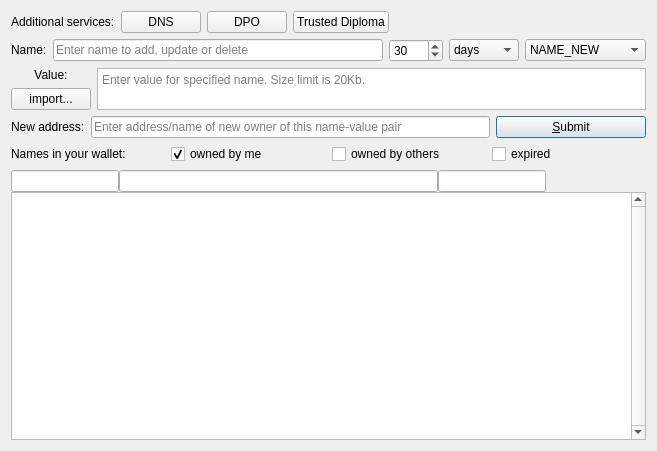
<?xml version="1.0" encoding="UTF-8"?>
<ui version="4.0">
 <class>ManageNamesPage</class>
 <widget class="QDialog" name="ManageNamesPage">
  <property name="geometry">
   <rect>
    <x>0</x>
    <y>0</y>
    <width>657</width>
    <height>451</height>
   </rect>
  </property>
  <property name="sizePolicy">
   <sizepolicy hsizetype="Preferred" vsizetype="Preferred">
    <horstretch>0</horstretch>
    <verstretch>0</verstretch>
   </sizepolicy>
  </property>
  <property name="windowTitle">
   <string>Manage Names</string>
  </property>
  <layout class="QVBoxLayout" name="verticalLayout_3">
   <item>
    <layout class="QHBoxLayout" name="hboxTopToolbar">
     <item>
      <widget class="QLabel" name="labelPrepareRecords">
       <property name="text">
        <string>Additional services:</string>
       </property>
      </widget>
     </item>
     <item>
      <widget class="QPushButton" name="btnManageDomains">
       <property name="toolTip">
        <string>Host your domains in EmerDNS system</string>
       </property>
       <property name="text">
        <string>DNS</string>
       </property>
       <property name="icon">
        <iconset resource="../bitcoin.qrc">
         <normaloff>:/icons/EmerDNS-32.png</normaloff>:/icons/EmerDNS-32.png</iconset>
       </property>
      </widget>
     </item>
     <item>
      <widget class="QPushButton" name="btnDpo">
       <property name="toolTip">
        <string>Protect your rights using Digital Proof of Ownership.</string>
       </property>
       <property name="text">
        <string>DPO</string>
       </property>
       <property name="icon">
        <iconset resource="../bitcoin.qrc">
         <normaloff>:/icons/DPO-32.png</normaloff>:/icons/DPO-32.png</iconset>
       </property>
      </widget>
     </item>
     <item>
      <widget class="QPushButton" name="btnTrustedDiploma">
       <property name="toolTip">
        <string>Trusted Diploma</string>
       </property>
       <property name="text">
        <string>Trusted Diploma</string>
       </property>
       <property name="icon">
        <iconset resource="../bitcoin.qrc">
         <normaloff>:/icons/Trusted-diploma-16-monochrome.png</normaloff>:/icons/Trusted-diploma-16-monochrome.png</iconset>
       </property>
      </widget>
     </item>
     <item>
      <spacer name="hSpacerToolbar">
       <property name="orientation">
        <enum>Qt::Horizontal</enum>
       </property>
       <property name="sizeHint" stdset="0">
        <size>
         <width>40</width>
         <height>20</height>
        </size>
       </property>
      </spacer>
     </item>
    </layout>
   </item>
   <item>
    <layout class="QHBoxLayout" name="horizontalLayout">
     <item>
      <widget class="QLabel" name="label_4">
       <property name="sizePolicy">
        <sizepolicy hsizetype="Preferred" vsizetype="Maximum">
         <horstretch>0</horstretch>
         <verstretch>0</verstretch>
        </sizepolicy>
       </property>
       <property name="text">
        <string>Name:</string>
       </property>
       <property name="alignment">
        <set>Qt::AlignLeading|Qt::AlignLeft|Qt::AlignVCenter</set>
       </property>
      </widget>
     </item>
     <item>
      <widget class="QValidatedLineEdit" name="registerName">
       <property name="toolTip">
        <string>Enter name to add, update or delete</string>
       </property>
       <property name="text">
        <string notr="true"/>
       </property>
       <property name="placeholderText">
        <string>Enter name to add, update or delete</string>
       </property>
      </widget>
     </item>
     <item>
      <widget class="QSpinBox" name="registerTimeUnits">
       <property name="toolTip">
        <string>&lt;html&gt;&lt;head/&gt;&lt;body&gt;&lt;p&gt;Set number of days that will be added to name expire time.&lt;/p&gt;&lt;/body&gt;&lt;/html&gt;</string>
       </property>
       <property name="maximum">
        <number>9999</number>
       </property>
       <property name="value">
        <number>30</number>
       </property>
      </widget>
     </item>
     <item>
      <widget class="QComboBox" name="txTimeTypeSelector">
       <property name="currentIndex">
        <number>0</number>
       </property>
       <item>
        <property name="text">
         <string>days</string>
        </property>
       </item>
       <item>
        <property name="text">
         <string>months</string>
        </property>
       </item>
       <item>
        <property name="text">
         <string>years</string>
        </property>
       </item>
      </widget>
     </item>
     <item>
      <widget class="QComboBox" name="txTypeSelector">
       <property name="toolTip">
        <string>Choose operation for specified name to perform after you click on 'Submit' button</string>
       </property>
       <property name="currentIndex">
        <number>0</number>
       </property>
       <item>
        <property name="text">
         <string>NAME_NEW</string>
        </property>
       </item>
       <item>
        <property name="text">
         <string>NAME_UPDATE</string>
        </property>
       </item>
       <item>
        <property name="text">
         <string>NAME_DELETE</string>
        </property>
       </item>
      </widget>
     </item>
    </layout>
   </item>
   <item>
    <layout class="QHBoxLayout" name="horizontalLayout_3">
     <item>
      <layout class="QVBoxLayout" name="verticalLayout">
       <item>
        <widget class="QLabel" name="labelValue">
         <property name="sizePolicy">
          <sizepolicy hsizetype="Preferred" vsizetype="Maximum">
           <horstretch>0</horstretch>
           <verstretch>0</verstretch>
          </sizepolicy>
         </property>
         <property name="toolTip">
          <string>Shows how many % of maximum length used</string>
         </property>
         <property name="text">
          <string>Value:</string>
         </property>
         <property name="alignment">
          <set>Qt::AlignCenter</set>
         </property>
        </widget>
       </item>
       <item>
        <widget class="QPushButton" name="importValueButton">
         <property name="toolTip">
          <string>Import value from file on disk</string>
         </property>
         <property name="text">
          <string>import...</string>
         </property>
         <property name="icon">
          <iconset resource="../bitcoin.qrc">
           <normaloff>:/icons/open</normaloff>:/icons/open</iconset>
         </property>
        </widget>
       </item>
      </layout>
     </item>
     <item>
      <widget class="QPlainTextEdit" name="registerValue">
       <property name="sizePolicy">
        <sizepolicy hsizetype="Expanding" vsizetype="Ignored">
         <horstretch>0</horstretch>
         <verstretch>0</verstretch>
        </sizepolicy>
       </property>
       <property name="toolTip">
        <string/>
       </property>
       <property name="placeholderText">
        <string>Enter value for specified name. Size limit is 20Kb.</string>
       </property>
      </widget>
     </item>
    </layout>
   </item>
   <item>
    <layout class="QHBoxLayout" name="horizontalLayout_4">
     <item>
      <widget class="QLabel" name="labelAddress">
       <property name="enabled">
        <bool>true</bool>
       </property>
       <property name="sizePolicy">
        <sizepolicy hsizetype="Preferred" vsizetype="Maximum">
         <horstretch>0</horstretch>
         <verstretch>0</verstretch>
        </sizepolicy>
       </property>
       <property name="text">
        <string>New address:</string>
       </property>
       <property name="alignment">
        <set>Qt::AlignLeading|Qt::AlignLeft|Qt::AlignVCenter</set>
       </property>
      </widget>
     </item>
     <item>
      <widget class="QValidatedLineEdit" name="registerAddress">
       <property name="enabled">
        <bool>true</bool>
       </property>
       <property name="toolTip">
        <string>&lt;html&gt;&lt;head/&gt;&lt;body&gt;&lt;p&gt;Enter address/name of new owner, or leave blank to send to yourself.&lt;/p&gt;&lt;/body&gt;&lt;/html&gt;</string>
       </property>
       <property name="text">
        <string notr="true"/>
       </property>
       <property name="placeholderText">
        <string>Enter address/name of new owner of this name-value pair</string>
       </property>
      </widget>
     </item>
     <item>
      <widget class="QPushButton" name="submitNameButton">
       <property name="sizePolicy">
        <sizepolicy hsizetype="Fixed" vsizetype="Fixed">
         <horstretch>0</horstretch>
         <verstretch>0</verstretch>
        </sizepolicy>
       </property>
       <property name="minimumSize">
        <size>
         <width>150</width>
         <height>0</height>
        </size>
       </property>
       <property name="toolTip">
        <string>&lt;html&gt;&lt;head/&gt;&lt;body&gt;&lt;p&gt;This will send name_new or name_update transaction (if you already did name_new).&lt;/p&gt;&lt;/body&gt;&lt;/html&gt;</string>
       </property>
       <property name="layoutDirection">
        <enum>Qt::LeftToRight</enum>
       </property>
       <property name="text">
        <string>&amp;Submit</string>
       </property>
       <property name="icon">
        <iconset resource="../bitcoin.qrc">
         <normaloff>:/icons/send</normaloff>:/icons/send</iconset>
       </property>
       <property name="default">
        <bool>true</bool>
       </property>
      </widget>
     </item>
    </layout>
   </item>
   <item>
    <layout class="QHBoxLayout" name="horizontalLayout_5">
     <item>
      <widget class="QLabel" name="label_5">
       <property name="sizePolicy">
        <sizepolicy hsizetype="Preferred" vsizetype="Maximum">
         <horstretch>0</horstretch>
         <verstretch>0</verstretch>
        </sizepolicy>
       </property>
       <property name="text">
        <string>Names in your wallet:</string>
       </property>
       <property name="alignment">
        <set>Qt::AlignLeading|Qt::AlignLeft|Qt::AlignVCenter</set>
       </property>
       <property name="buddy">
        <cstring>tableView</cstring>
       </property>
      </widget>
     </item>
     <item>
      <widget class="QCheckBox" name="cbMyNames">
       <property name="text">
        <string>owned by me</string>
       </property>
       <property name="checked">
        <bool>true</bool>
       </property>
      </widget>
     </item>
     <item>
      <widget class="QCheckBox" name="cbOtherNames">
       <property name="text">
        <string>owned by others</string>
       </property>
      </widget>
     </item>
     <item>
      <widget class="QCheckBox" name="cbExpired">
       <property name="text">
        <string>expired</string>
       </property>
      </widget>
     </item>
    </layout>
   </item>
   <item>
    <layout class="QVBoxLayout" name="verticalLayout_2">
     <property name="spacing">
      <number>0</number>
     </property>
     <item>
      <layout class="QHBoxLayout" name="horizontalLayout_2">
       <property name="spacing">
        <number>0</number>
       </property>
       <item>
        <widget class="QValidatedLineEdit" name="nameFilter">
         <property name="sizePolicy">
          <sizepolicy hsizetype="Fixed" vsizetype="Fixed">
           <horstretch>0</horstretch>
           <verstretch>0</verstretch>
          </sizepolicy>
         </property>
         <property name="toolTip">
          <string>Enter part of name to search for</string>
         </property>
         <property name="text">
          <string notr="true"/>
         </property>
        </widget>
       </item>
       <item>
        <widget class="QValidatedLineEdit" name="valueFilter">
         <property name="toolTip">
          <string>Enter part of value to search for</string>
         </property>
         <property name="text">
          <string notr="true"/>
         </property>
        </widget>
       </item>
       <item>
        <widget class="QValidatedLineEdit" name="addressFilter">
         <property name="sizePolicy">
          <sizepolicy hsizetype="Fixed" vsizetype="Fixed">
           <horstretch>0</horstretch>
           <verstretch>0</verstretch>
          </sizepolicy>
         </property>
         <property name="toolTip">
          <string>Enter Rngcoin address (or prefix of it)</string>
         </property>
         <property name="text">
          <string notr="true"/>
         </property>
        </widget>
       </item>
       <item>
        <spacer name="horizontalSpacer_ExpiresIn">
         <property name="orientation">
          <enum>Qt::Horizontal</enum>
         </property>
         <property name="sizeType">
          <enum>QSizePolicy::Fixed</enum>
         </property>
         <property name="sizeHint" stdset="0">
          <size>
           <width>100</width>
           <height>20</height>
          </size>
         </property>
        </spacer>
       </item>
      </layout>
     </item>
     <item>
      <widget class="QTableView" name="tableView">
       <property name="contextMenuPolicy">
        <enum>Qt::CustomContextMenu</enum>
       </property>
       <property name="toolTip">
        <string>Double-click name to copy all values</string>
       </property>
       <property name="verticalScrollBarPolicy">
        <enum>Qt::ScrollBarAlwaysOn</enum>
       </property>
       <property name="tabKeyNavigation">
        <bool>false</bool>
       </property>
       <property name="alternatingRowColors">
        <bool>true</bool>
       </property>
       <property name="selectionMode">
        <enum>QAbstractItemView::SingleSelection</enum>
       </property>
       <property name="selectionBehavior">
        <enum>QAbstractItemView::SelectRows</enum>
       </property>
       <property name="sortingEnabled">
        <bool>true</bool>
       </property>
       <attribute name="verticalHeaderVisible">
        <bool>false</bool>
       </attribute>
      </widget>
     </item>
    </layout>
   </item>
  </layout>
 </widget>
 <customwidgets>
  <customwidget>
   <class>QValidatedLineEdit</class>
   <extends>QLineEdit</extends>
   <header>qvalidatedlineedit.h</header>
  </customwidget>
 </customwidgets>
 <resources>
  <include location="../bitcoin.qrc"/>
 </resources>
 <connections/>
</ui>
